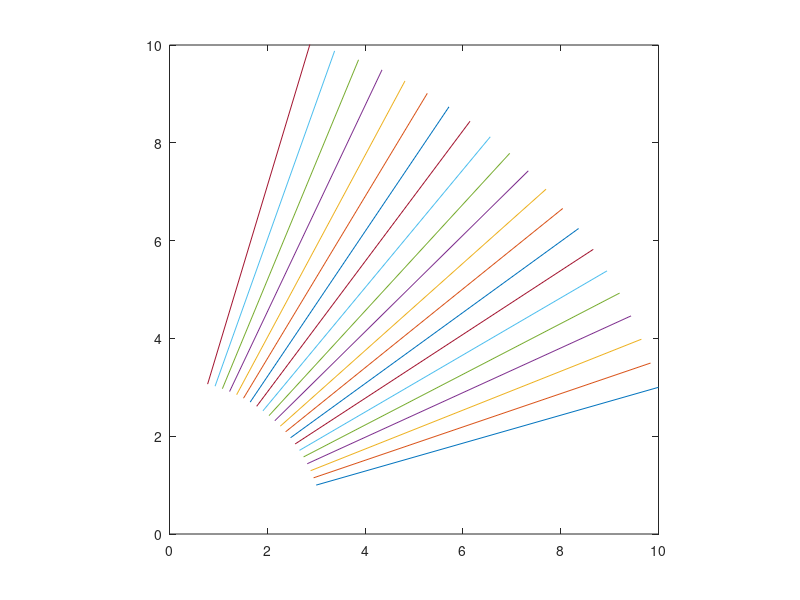

Here is the MATLAB script that generated this plot:
% Script to rotate a line
function main
    pts = [3, 10
           1, 3];
    plot(pts(1,:), pts(2,:))
    axis ([0 10 0 10]), axis equal
    hold on
    for angle = 0.05:0.05:1
        A = [ cos(angle), -sin(angle); sin(angle), cos(angle) ];
        pr = A * pts;
        plot(pr(1,:), pr(2,:))
    end
end
